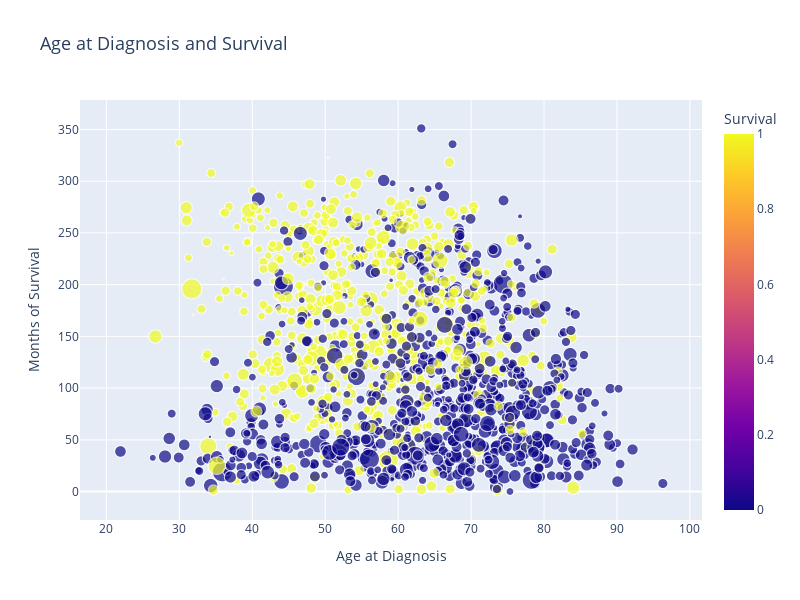

The code cell stored with this chart in its notebook:
### Markdown cell above
Each plot presents a different tumor stage with positive lymph nodes plotted against overall survival months. The size of the circles represent the tumor size with the color stating if they surivived or not. By using this plot we can visualise the impact of multiple features and whether they impact the chance of survival.

The plots reveal that most survivors have the tumor for at least 100 months. 

It seems that stage 3 cancer tend to have larger tumors than stage 2. However, there is a range of sizes for stage 4 cancer. Stage 4 is when the tumor has spread to other parts of the body. So from intuition would expect the graph to show larger sized tumors, however smaller tumors are shown as more likely. There is less data for stage 4 with only 9 accounts therefore, it is hard to tell if the information given is giving an accurate account on the size of tumors for stage 4 cases. 

The plots also show that at stage 1 it is likely to have no positive lymph nodes whereas the other stages positive lymph nodes is more common.

### Code cell
import plotly.express as px
#Interactive scatter plot showing age and survival
fig = px.scatter(
    data,
    x="age_at_diagnosis",
    y="overall_survival_months",
    color="overall_survival",
    size="tumor_size",
    title="Age at Diagnosis and Survival",
)

fig.update_layout(
    title_font_size=18,
    hovermode="closest",
    coloraxis_colorbar=dict(title="Survival" ),
    height=600,
    width=800,
    xaxis_title='Age at Diagnosis',
    yaxis_title='Months of Survival'
)

fig.show()

### Figure 1 — Plotly figure (JSON) as saved in the notebook; plotly's stock layout.template omitted (floating-point values rounded to 4 significant figures; data arrays with more than 128 entries replaced by an {"elided": "..."} marker saying what was removed)
{"data": [{"hovertemplate": "age_at_diagnosis=%{x}<br>overall_survival_months=%{y}<br>tumor_size=%{marker.size}<br>overall_survival=%{marker.color}<extra></extra>", "legendgroup": "", "marker": {"color": {"elided": "1394 int values"}, "coloraxis": "coloraxis", "size": {"elided": "1394 float values"}, "sizemode": "area", "sizeref": 0.25, "symbol": "circle"}, "mode": "markers", "name": "", "showlegend": false, "type": "scattergl", "x": {"elided": "1394 float values"}, "xaxis": "x", "y": {"elided": "1394 float values"}, "yaxis": "y"}], "layout": {"coloraxis": {"colorbar": {"title": {"text": "Survival"}}, "colorscale": [[0, "#0d0887"], [0.1111, "#46039f"], [0.2222, "#7201a8"], [0.3333, "#9c179e"], [0.4444, "#bd3786"], [0.5556, "#d8576b"], [0.6667, "#ed7953"], [0.7778, "#fb9f3a"], [0.8889, "#fdca26"], [1, "#f0f921"]]}, "height": 600, "hovermode": "closest", "legend": {"itemsizing": "constant", "tracegroupgap": 0}, "title": {"font": {"size": 18}, "text": "Age at Diagnosis and Survival"}, "width": 800, "xaxis": {"anchor": "y", "autorange": true, "domain": [0, 1], "range": [16.37, 101.7], "title": {"text": "Age at Diagnosis"}, "type": "linear"}, "yaxis": {"anchor": "x", "autorange": true, "domain": [0, 1], "range": [-27.43, 378.5], "title": {"text": "Months of Survival"}, "type": "linear"}}}
